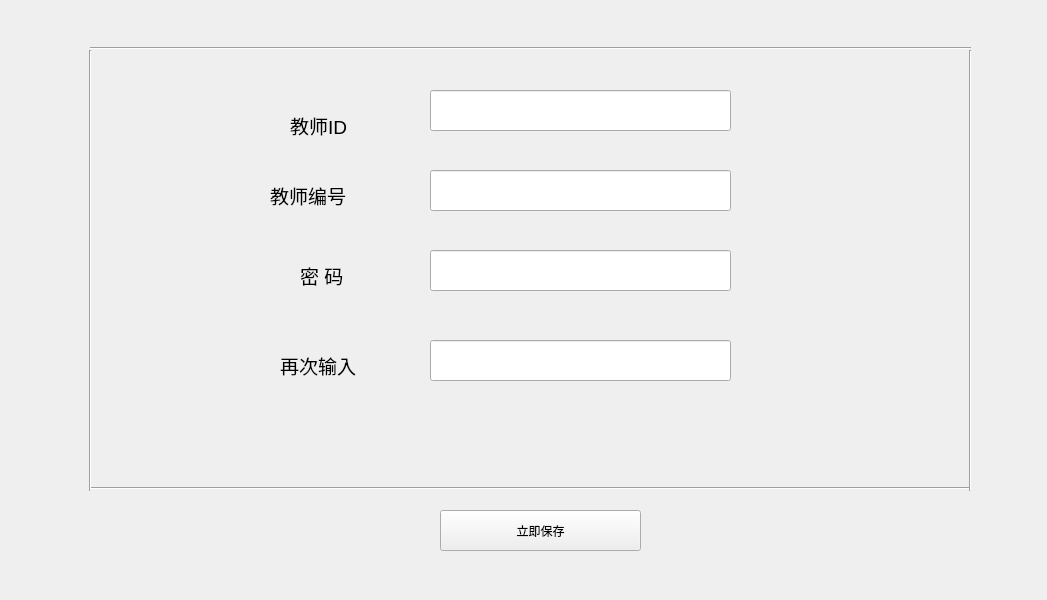
<?xml version="1.0" encoding="UTF-8"?>
<ui version="4.0">
 <class>Form</class>
 <widget class="QWidget" name="Form">
  <property name="geometry">
   <rect>
    <x>0</x>
    <y>0</y>
    <width>1047</width>
    <height>600</height>
   </rect>
  </property>
  <property name="windowTitle">
   <string>Form</string>
  </property>
  <widget class="QPushButton" name="saveBtn">
   <property name="geometry">
    <rect>
     <x>440</x>
     <y>510</y>
     <width>201</width>
     <height>41</height>
    </rect>
   </property>
   <property name="text">
    <string>立即保存</string>
   </property>
  </widget>
  <widget class="QLabel" name="label">
   <property name="geometry">
    <rect>
     <x>290</x>
     <y>100</y>
     <width>91</width>
     <height>51</height>
    </rect>
   </property>
   <property name="text">
    <string>&lt;html&gt;&lt;head/&gt;&lt;body&gt;&lt;p&gt;&lt;span style=&quot; font-size:14pt;&quot;&gt;教师ID&lt;/span&gt;&lt;/p&gt;&lt;/body&gt;&lt;/html&gt;</string>
   </property>
  </widget>
  <widget class="QLineEdit" name="teacher_id">
   <property name="geometry">
    <rect>
     <x>430</x>
     <y>90</y>
     <width>301</width>
     <height>41</height>
    </rect>
   </property>
  </widget>
  <widget class="QLineEdit" name="teacher_no">
   <property name="geometry">
    <rect>
     <x>430</x>
     <y>170</y>
     <width>301</width>
     <height>41</height>
    </rect>
   </property>
  </widget>
  <widget class="QLabel" name="label_2">
   <property name="geometry">
    <rect>
     <x>270</x>
     <y>170</y>
     <width>91</width>
     <height>51</height>
    </rect>
   </property>
   <property name="text">
    <string>&lt;html&gt;&lt;head/&gt;&lt;body&gt;&lt;p&gt;&lt;span style=&quot; font-size:14pt;&quot;&gt;教师编号&lt;/span&gt;&lt;/p&gt;&lt;/body&gt;&lt;/html&gt;</string>
   </property>
  </widget>
  <widget class="QLineEdit" name="password">
   <property name="geometry">
    <rect>
     <x>430</x>
     <y>250</y>
     <width>301</width>
     <height>41</height>
    </rect>
   </property>
  </widget>
  <widget class="QLabel" name="label_3">
   <property name="geometry">
    <rect>
     <x>300</x>
     <y>250</y>
     <width>91</width>
     <height>51</height>
    </rect>
   </property>
   <property name="text">
    <string>&lt;html&gt;&lt;head/&gt;&lt;body&gt;&lt;p&gt;&lt;span style=&quot; font-size:14pt;&quot;&gt;密    码&lt;/span&gt;&lt;/p&gt;&lt;/body&gt;&lt;/html&gt;</string>
   </property>
  </widget>
  <widget class="QLineEdit" name="password_again">
   <property name="geometry">
    <rect>
     <x>430</x>
     <y>340</y>
     <width>301</width>
     <height>41</height>
    </rect>
   </property>
  </widget>
  <widget class="QLabel" name="label_4">
   <property name="geometry">
    <rect>
     <x>280</x>
     <y>340</y>
     <width>91</width>
     <height>51</height>
    </rect>
   </property>
   <property name="text">
    <string>&lt;html&gt;&lt;head/&gt;&lt;body&gt;&lt;p&gt;&lt;span style=&quot; font-size:14pt;&quot;&gt;再次输入&lt;/span&gt;&lt;/p&gt;&lt;/body&gt;&lt;/html&gt;</string>
   </property>
  </widget>
  <widget class="Line" name="line">
   <property name="geometry">
    <rect>
     <x>90</x>
     <y>480</y>
     <width>881</width>
     <height>16</height>
    </rect>
   </property>
   <property name="orientation">
    <enum>Qt::Horizontal</enum>
   </property>
  </widget>
  <widget class="Line" name="line_5">
   <property name="geometry">
    <rect>
     <x>90</x>
     <y>40</y>
     <width>881</width>
     <height>16</height>
    </rect>
   </property>
   <property name="orientation">
    <enum>Qt::Horizontal</enum>
   </property>
  </widget>
  <widget class="Line" name="line_2">
   <property name="geometry">
    <rect>
     <x>80</x>
     <y>50</y>
     <width>20</width>
     <height>441</height>
    </rect>
   </property>
   <property name="orientation">
    <enum>Qt::Vertical</enum>
   </property>
  </widget>
  <widget class="Line" name="line_3">
   <property name="geometry">
    <rect>
     <x>960</x>
     <y>50</y>
     <width>20</width>
     <height>441</height>
    </rect>
   </property>
   <property name="orientation">
    <enum>Qt::Vertical</enum>
   </property>
  </widget>
 </widget>
 <resources/>
 <connections/>
</ui>
